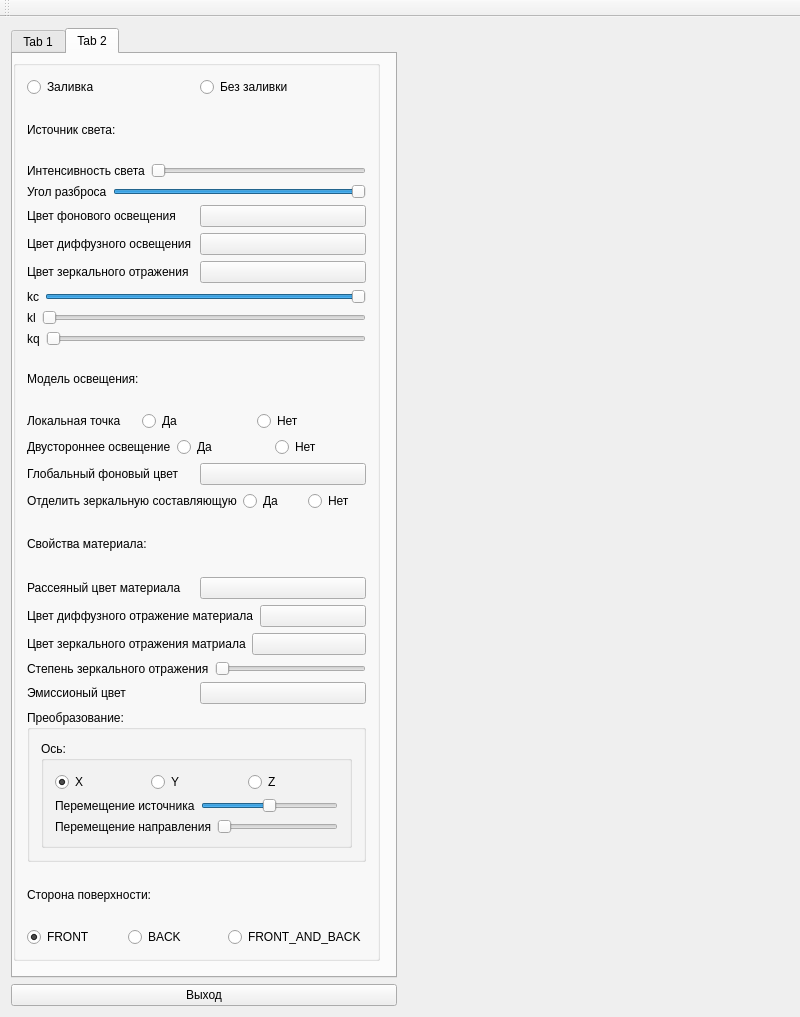
<?xml version="1.0" encoding="UTF-8"?>
<ui version="4.0">
 <class>MainWindow</class>
 <widget class="QMainWindow" name="MainWindow">
  <property name="geometry">
   <rect>
    <x>0</x>
    <y>0</y>
    <width>800</width>
    <height>1017</height>
   </rect>
  </property>
  <property name="minimumSize">
   <size>
    <width>800</width>
    <height>600</height>
   </size>
  </property>
  <property name="windowTitle">
   <string>Lab7</string>
  </property>
  <widget class="QWidget" name="centralWidget">
   <layout class="QHBoxLayout" name="horizontalLayout">
    <item>
     <layout class="QVBoxLayout" name="verticalLayout_2">
      <item>
       <layout class="QVBoxLayout" name="verticalLayout">
        <item>
         <widget class="QTabWidget" name="tabWidget">
          <property name="currentIndex">
           <number>1</number>
          </property>
          <widget class="QWidget" name="tab">
           <attribute name="title">
            <string>Tab 1</string>
           </attribute>
           <widget class="QGroupBox" name="groupBox">
            <property name="geometry">
             <rect>
              <x>0</x>
              <y>0</y>
              <width>251</width>
              <height>721</height>
             </rect>
            </property>
            <property name="title">
             <string>Объект:</string>
            </property>
            <layout class="QVBoxLayout" name="verticalLayout_4">
             <item>
              <widget class="QRadioButton" name="cone_button">
               <property name="text">
                <string>Конус</string>
               </property>
              </widget>
             </item>
             <item>
              <layout class="QHBoxLayout" name="horizontalLayout_5">
               <item>
                <widget class="QLabel" name="label_12">
                 <property name="text">
                  <string>N</string>
                 </property>
                </widget>
               </item>
               <item>
                <widget class="Customslider" name="cone_partition">
                 <property name="minimum">
                  <number>3</number>
                 </property>
                 <property name="maximum">
                  <number>40</number>
                 </property>
                 <property name="value">
                  <number>36</number>
                 </property>
                 <property name="orientation">
                  <enum>Qt::Horizontal</enum>
                 </property>
                </widget>
               </item>
              </layout>
             </item>
             <item>
              <layout class="QHBoxLayout" name="horizontalLayout_4">
               <item>
                <widget class="QLabel" name="label_11">
                 <property name="text">
                  <string>R</string>
                 </property>
                </widget>
               </item>
               <item>
                <widget class="Customslider" name="cone_radius">
                 <property name="minimum">
                  <number>1</number>
                 </property>
                 <property name="maximum">
                  <number>10</number>
                 </property>
                 <property name="value">
                  <number>5</number>
                 </property>
                 <property name="orientation">
                  <enum>Qt::Horizontal</enum>
                 </property>
                </widget>
               </item>
              </layout>
             </item>
             <item>
              <layout class="QHBoxLayout" name="horizontalLayout_8">
               <item>
                <widget class="QLabel" name="label_5">
                 <property name="text">
                  <string>h</string>
                 </property>
                </widget>
               </item>
               <item>
                <widget class="Customslider" name="cone_height">
                 <property name="minimum">
                  <number>1</number>
                 </property>
                 <property name="maximum">
                  <number>40</number>
                 </property>
                 <property name="value">
                  <number>20</number>
                 </property>
                 <property name="orientation">
                  <enum>Qt::Horizontal</enum>
                 </property>
                </widget>
               </item>
              </layout>
             </item>
             <item>
              <widget class="QRadioButton" name="pyramid_button">
               <property name="text">
                <string>Пирамида</string>
               </property>
               <property name="checked">
                <bool>false</bool>
               </property>
              </widget>
             </item>
             <item>
              <layout class="QHBoxLayout" name="horizontalLayout_3">
               <item>
                <widget class="QLabel" name="label_10">
                 <property name="text">
                  <string>N</string>
                 </property>
                </widget>
               </item>
               <item>
                <widget class="Customslider" name="pyramid_partition">
                 <property name="minimum">
                  <number>3</number>
                 </property>
                 <property name="maximum">
                  <number>40</number>
                 </property>
                 <property name="value">
                  <number>6</number>
                 </property>
                 <property name="orientation">
                  <enum>Qt::Horizontal</enum>
                 </property>
                </widget>
               </item>
              </layout>
             </item>
             <item>
              <layout class="QHBoxLayout" name="horizontalLayout_10">
               <item>
                <widget class="QLabel" name="label_7">
                 <property name="text">
                  <string>R</string>
                 </property>
                </widget>
               </item>
               <item>
                <widget class="Customslider" name="pyramid_radius">
                 <property name="minimum">
                  <number>1</number>
                 </property>
                 <property name="maximum">
                  <number>10</number>
                 </property>
                 <property name="value">
                  <number>5</number>
                 </property>
                 <property name="orientation">
                  <enum>Qt::Horizontal</enum>
                 </property>
                </widget>
               </item>
              </layout>
             </item>
             <item>
              <layout class="QHBoxLayout" name="horizontalLayout_11">
               <item>
                <widget class="QLabel" name="label_8">
                 <property name="text">
                  <string>h</string>
                 </property>
                </widget>
               </item>
               <item>
                <widget class="Customslider" name="pyramid_height">
                 <property name="minimum">
                  <number>1</number>
                 </property>
                 <property name="maximum">
                  <number>40</number>
                 </property>
                 <property name="value">
                  <number>20</number>
                 </property>
                 <property name="orientation">
                  <enum>Qt::Horizontal</enum>
                 </property>
                </widget>
               </item>
              </layout>
             </item>
             <item>
              <widget class="QRadioButton" name="cube_button">
               <property name="text">
                <string>Куб</string>
               </property>
               <property name="checked">
                <bool>true</bool>
               </property>
              </widget>
             </item>
             <item>
              <layout class="QHBoxLayout" name="horizontalLayout_15">
               <item>
                <widget class="QLabel" name="label_9">
                 <property name="text">
                  <string>a</string>
                 </property>
                </widget>
               </item>
               <item>
                <widget class="Customslider" name="cube_side">
                 <property name="minimum">
                  <number>1</number>
                 </property>
                 <property name="maximum">
                  <number>20</number>
                 </property>
                 <property name="singleStep">
                  <number>1</number>
                 </property>
                 <property name="value">
                  <number>5</number>
                 </property>
                 <property name="orientation">
                  <enum>Qt::Horizontal</enum>
                 </property>
                </widget>
               </item>
              </layout>
             </item>
             <item>
              <widget class="QRadioButton" name="sphere_button">
               <property name="text">
                <string>Шар</string>
               </property>
              </widget>
             </item>
             <item>
              <layout class="QHBoxLayout" name="horizontalLayout_16">
               <item>
                <widget class="QLabel" name="label_13">
                 <property name="text">
                  <string>Slices</string>
                 </property>
                </widget>
               </item>
               <item>
                <widget class="Customslider" name="sphere_slices">
                 <property name="minimum">
                  <number>1</number>
                 </property>
                 <property name="maximum">
                  <number>30</number>
                 </property>
                 <property name="value">
                  <number>13</number>
                 </property>
                 <property name="orientation">
                  <enum>Qt::Horizontal</enum>
                 </property>
                </widget>
               </item>
              </layout>
             </item>
             <item>
              <layout class="QHBoxLayout" name="horizontalLayout_17">
               <item>
                <widget class="QLabel" name="label_14">
                 <property name="text">
                  <string>Stacks</string>
                 </property>
                </widget>
               </item>
               <item>
                <widget class="Customslider" name="sphere_stacks">
                 <property name="minimum">
                  <number>1</number>
                 </property>
                 <property name="maximum">
                  <number>30</number>
                 </property>
                 <property name="value">
                  <number>26</number>
                 </property>
                 <property name="orientation">
                  <enum>Qt::Horizontal</enum>
                 </property>
                </widget>
               </item>
              </layout>
             </item>
             <item>
              <layout class="QHBoxLayout" name="horizontalLayout_7">
               <item>
                <widget class="QLabel" name="label_4">
                 <property name="text">
                  <string>R</string>
                 </property>
                </widget>
               </item>
               <item>
                <widget class="Customslider" name="sphere_r">
                 <property name="minimum">
                  <number>1</number>
                 </property>
                 <property name="maximum">
                  <number>20</number>
                 </property>
                 <property name="value">
                  <number>5</number>
                 </property>
                 <property name="orientation">
                  <enum>Qt::Horizontal</enum>
                 </property>
                </widget>
               </item>
              </layout>
             </item>
             <item>
              <widget class="QGroupBox" name="groupBox_3">
               <property name="title">
                <string>Ось:</string>
               </property>
               <layout class="QVBoxLayout" name="verticalLayout_5">
                <item>
                 <layout class="QHBoxLayout" name="horizontalLayout_6">
                  <item>
                   <widget class="QRadioButton" name="radioButton_8">
                    <property name="text">
                     <string>X</string>
                    </property>
                    <property name="checked">
                     <bool>true</bool>
                    </property>
                   </widget>
                  </item>
                  <item>
                   <widget class="QRadioButton" name="Y_button">
                    <property name="text">
                     <string>Y</string>
                    </property>
                   </widget>
                  </item>
                  <item>
                   <widget class="QRadioButton" name="Z_button">
                    <property name="text">
                     <string>Z</string>
                    </property>
                   </widget>
                  </item>
                 </layout>
                </item>
               </layout>
              </widget>
             </item>
             <item>
              <widget class="QGroupBox" name="groupBox_2">
               <property name="title">
                <string>Преобразование:</string>
               </property>
               <layout class="QVBoxLayout" name="verticalLayout_3">
                <item>
                 <layout class="QHBoxLayout" name="horizontalLayout_12">
                  <item>
                   <widget class="QLabel" name="label_2">
                    <property name="text">
                     <string>Поворот</string>
                    </property>
                   </widget>
                  </item>
                  <item>
                   <widget class="Customslider" name="rotate_slider">
                    <property name="maximum">
                     <number>360</number>
                    </property>
                    <property name="tracking">
                     <bool>true</bool>
                    </property>
                    <property name="orientation">
                     <enum>Qt::Horizontal</enum>
                    </property>
                   </widget>
                  </item>
                 </layout>
                </item>
                <item>
                 <layout class="QHBoxLayout" name="horizontalLayout_13">
                  <item>
                   <widget class="QLabel" name="label">
                    <property name="text">
                     <string>Перемещение</string>
                    </property>
                   </widget>
                  </item>
                  <item>
                   <widget class="Customslider" name="shift_slider">
                    <property name="maximum">
                     <number>100</number>
                    </property>
                    <property name="value">
                     <number>50</number>
                    </property>
                    <property name="tracking">
                     <bool>true</bool>
                    </property>
                    <property name="orientation">
                     <enum>Qt::Horizontal</enum>
                    </property>
                   </widget>
                  </item>
                 </layout>
                </item>
                <item>
                 <layout class="QHBoxLayout" name="horizontalLayout_14">
                  <item>
                   <widget class="QLabel" name="label_3">
                    <property name="text">
                     <string>Масштабирование</string>
                    </property>
                   </widget>
                  </item>
                  <item>
                   <widget class="Customslider" name="scale_slider">
                    <property name="minimum">
                     <number>0</number>
                    </property>
                    <property name="maximum">
                     <number>100</number>
                    </property>
                    <property name="value">
                     <number>50</number>
                    </property>
                    <property name="tracking">
                     <bool>true</bool>
                    </property>
                    <property name="orientation">
                     <enum>Qt::Horizontal</enum>
                    </property>
                   </widget>
                  </item>
                 </layout>
                </item>
               </layout>
              </widget>
             </item>
            </layout>
           </widget>
          </widget>
          <widget class="QWidget" name="tab_2">
           <attribute name="title">
            <string>Tab 2</string>
           </attribute>
           <widget class="QGroupBox" name="groupBox_5">
            <property name="geometry">
             <rect>
              <x>0</x>
              <y>6</y>
              <width>367</width>
              <height>901</height>
             </rect>
            </property>
            <property name="title">
             <string/>
            </property>
            <layout class="QVBoxLayout" name="verticalLayout_8">
             <item>
              <layout class="QHBoxLayout" name="horizontalLayout_44">
               <item>
                <widget class="QRadioButton" name="fill">
                 <property name="text">
                  <string>Заливка</string>
                 </property>
                 <property name="checked">
                  <bool>true</bool>
                 </property>
                </widget>
               </item>
               <item>
                <widget class="QRadioButton" name="unfill">
                 <property name="text">
                  <string>Без заливки</string>
                 </property>
                 <property name="checked">
                  <bool>false</bool>
                 </property>
                </widget>
               </item>
              </layout>
             </item>
             <item>
              <widget class="QLabel" name="label_18">
               <property name="text">
                <string>Источник света:</string>
               </property>
              </widget>
             </item>
             <item>
              <layout class="QHBoxLayout" name="horizontalLayout_21">
               <item>
                <widget class="QLabel" name="label_19">
                 <property name="text">
                  <string>Интенсивность света</string>
                 </property>
                </widget>
               </item>
               <item>
                <widget class="Customslider" name="spot_exponent">
                 <property name="minimum">
                  <number>0</number>
                 </property>
                 <property name="maximum">
                  <number>128</number>
                 </property>
                 <property name="value">
                  <number>0</number>
                 </property>
                 <property name="orientation">
                  <enum>Qt::Horizontal</enum>
                 </property>
                </widget>
               </item>
              </layout>
             </item>
             <item>
              <layout class="QHBoxLayout" name="horizontalLayout_22">
               <item>
                <widget class="QLabel" name="label_20">
                 <property name="text">
                  <string>Угол разброса</string>
                 </property>
                </widget>
               </item>
               <item>
                <widget class="Customslider" name="spot_cutoff">
                 <property name="minimum">
                  <number>0</number>
                 </property>
                 <property name="maximum">
                  <number>180</number>
                 </property>
                 <property name="value">
                  <number>180</number>
                 </property>
                 <property name="orientation">
                  <enum>Qt::Horizontal</enum>
                 </property>
                </widget>
               </item>
              </layout>
             </item>
             <item>
              <layout class="QHBoxLayout" name="horizontalLayout_23">
               <item>
                <widget class="QLabel" name="label_21">
                 <property name="text">
                  <string>Цвет фонового освещения</string>
                 </property>
                </widget>
               </item>
               <item>
                <widget class="QPushButton" name="ambient_color">
                 <property name="text">
                  <string/>
                 </property>
                </widget>
               </item>
              </layout>
             </item>
             <item>
              <layout class="QHBoxLayout" name="horizontalLayout_24">
               <item>
                <widget class="QLabel" name="label_22">
                 <property name="text">
                  <string>Цвет диффузного освещения</string>
                 </property>
                </widget>
               </item>
               <item>
                <widget class="QPushButton" name="diffuse_color">
                 <property name="text">
                  <string/>
                 </property>
                </widget>
               </item>
              </layout>
             </item>
             <item>
              <layout class="QHBoxLayout" name="horizontalLayout_29">
               <item>
                <widget class="QLabel" name="label_27">
                 <property name="text">
                  <string>Цвет зеркального отражения</string>
                 </property>
                </widget>
               </item>
               <item>
                <widget class="QPushButton" name="specular_color">
                 <property name="text">
                  <string/>
                 </property>
                </widget>
               </item>
              </layout>
             </item>
             <item>
              <layout class="QHBoxLayout" name="horizontalLayout_25">
               <item>
                <widget class="QLabel" name="label_23">
                 <property name="text">
                  <string>kc</string>
                 </property>
                </widget>
               </item>
               <item>
                <widget class="Customslider" name="constant_attenuation">
                 <property name="minimum">
                  <number>0</number>
                 </property>
                 <property name="maximum">
                  <number>10</number>
                 </property>
                 <property name="value">
                  <number>10</number>
                 </property>
                 <property name="orientation">
                  <enum>Qt::Horizontal</enum>
                 </property>
                </widget>
               </item>
              </layout>
             </item>
             <item>
              <layout class="QHBoxLayout" name="horizontalLayout_26">
               <item>
                <widget class="QLabel" name="label_24">
                 <property name="text">
                  <string>kl</string>
                 </property>
                </widget>
               </item>
               <item>
                <widget class="Customslider" name="linear_attenuation">
                 <property name="minimum">
                  <number>0</number>
                 </property>
                 <property name="maximum">
                  <number>10</number>
                 </property>
                 <property name="value">
                  <number>0</number>
                 </property>
                 <property name="orientation">
                  <enum>Qt::Horizontal</enum>
                 </property>
                </widget>
               </item>
              </layout>
             </item>
             <item>
              <layout class="QHBoxLayout" name="horizontalLayout_27">
               <item>
                <widget class="QLabel" name="label_25">
                 <property name="text">
                  <string>kq</string>
                 </property>
                </widget>
               </item>
               <item>
                <widget class="Customslider" name="quadric_attenuation">
                 <property name="minimum">
                  <number>0</number>
                 </property>
                 <property name="maximum">
                  <number>10</number>
                 </property>
                 <property name="value">
                  <number>0</number>
                 </property>
                 <property name="orientation">
                  <enum>Qt::Horizontal</enum>
                 </property>
                </widget>
               </item>
              </layout>
             </item>
             <item>
              <widget class="QLabel" name="label_38">
               <property name="text">
                <string>Модель освещения:</string>
               </property>
              </widget>
             </item>
             <item>
              <layout class="QHBoxLayout" name="horizontalLayout_40">
               <item>
                <widget class="QLabel" name="label_39">
                 <property name="text">
                  <string>Локальная точка</string>
                 </property>
                </widget>
               </item>
               <item>
                <widget class="QRadioButton" name="local_viewer_true">
                 <property name="text">
                  <string>Да</string>
                 </property>
                </widget>
               </item>
               <item>
                <widget class="QRadioButton" name="local_viewer_false">
                 <property name="text">
                  <string>Нет</string>
                 </property>
                 <property name="checked">
                  <bool>true</bool>
                 </property>
                </widget>
               </item>
              </layout>
             </item>
             <item>
              <layout class="QHBoxLayout" name="horizontalLayout_41">
               <item>
                <widget class="QLabel" name="label_40">
                 <property name="text">
                  <string>Двустороннее освещение</string>
                 </property>
                </widget>
               </item>
               <item>
                <widget class="QRadioButton" name="two_side_true">
                 <property name="text">
                  <string>Да</string>
                 </property>
                </widget>
               </item>
               <item>
                <widget class="QRadioButton" name="two_side_false">
                 <property name="text">
                  <string>Нет</string>
                 </property>
                 <property name="checked">
                  <bool>true</bool>
                 </property>
                </widget>
               </item>
              </layout>
             </item>
             <item>
              <layout class="QHBoxLayout" name="horizontalLayout_42">
               <item>
                <widget class="QLabel" name="label_41">
                 <property name="text">
                  <string>Глобальный фоновый цвет</string>
                 </property>
                </widget>
               </item>
               <item>
                <widget class="QPushButton" name="global_ambient">
                 <property name="text">
                  <string/>
                 </property>
                </widget>
               </item>
              </layout>
             </item>
             <item>
              <layout class="QHBoxLayout" name="horizontalLayout_43">
               <item>
                <widget class="QLabel" name="label_42">
                 <property name="text">
                  <string>Отделить зеркальную составляющую</string>
                 </property>
                </widget>
               </item>
               <item>
                <widget class="QRadioButton" name="color_control_true">
                 <property name="text">
                  <string>Да</string>
                 </property>
                </widget>
               </item>
               <item>
                <widget class="QRadioButton" name="color_control_false">
                 <property name="text">
                  <string>Нет</string>
                 </property>
                 <property name="checked">
                  <bool>true</bool>
                 </property>
                </widget>
               </item>
              </layout>
             </item>
             <item>
              <widget class="QLabel" name="label_36">
               <property name="text">
                <string>Свойства материала:</string>
               </property>
              </widget>
             </item>
             <item>
              <layout class="QHBoxLayout" name="horizontalLayout_28">
               <item>
                <widget class="QLabel" name="label_26">
                 <property name="text">
                  <string>Рассеяный цвет материала</string>
                 </property>
                </widget>
               </item>
               <item>
                <widget class="QPushButton" name="ambient_material">
                 <property name="text">
                  <string/>
                 </property>
                </widget>
               </item>
              </layout>
             </item>
             <item>
              <layout class="QHBoxLayout" name="horizontalLayout_30">
               <item>
                <widget class="QLabel" name="label_28">
                 <property name="text">
                  <string>Цвет диффузного отражение материала</string>
                 </property>
                </widget>
               </item>
               <item>
                <widget class="QPushButton" name="diffuse_material">
                 <property name="text">
                  <string/>
                 </property>
                </widget>
               </item>
              </layout>
             </item>
             <item>
              <layout class="QHBoxLayout" name="horizontalLayout_31">
               <item>
                <widget class="QLabel" name="label_29">
                 <property name="text">
                  <string>Цвет зеркального отражения матриала</string>
                 </property>
                </widget>
               </item>
               <item>
                <widget class="QPushButton" name="specular_material">
                 <property name="text">
                  <string/>
                 </property>
                </widget>
               </item>
              </layout>
             </item>
             <item>
              <layout class="QHBoxLayout" name="horizontalLayout_32">
               <item>
                <widget class="QLabel" name="label_30">
                 <property name="text">
                  <string>Степень зеркального отражения</string>
                 </property>
                </widget>
               </item>
               <item>
                <widget class="Customslider" name="shininess">
                 <property name="minimum">
                  <number>0</number>
                 </property>
                 <property name="maximum">
                  <number>128</number>
                 </property>
                 <property name="value">
                  <number>0</number>
                 </property>
                 <property name="orientation">
                  <enum>Qt::Horizontal</enum>
                 </property>
                </widget>
               </item>
              </layout>
             </item>
             <item>
              <layout class="QHBoxLayout" name="horizontalLayout_33">
               <item>
                <widget class="QLabel" name="label_31">
                 <property name="text">
                  <string>Эмиссионый цвет</string>
                 </property>
                </widget>
               </item>
               <item>
                <widget class="QPushButton" name="emission_material">
                 <property name="text">
                  <string/>
                 </property>
                </widget>
               </item>
              </layout>
             </item>
             <item>
              <widget class="QGroupBox" name="groupBox_8">
               <property name="title">
                <string>Преобразование:</string>
               </property>
               <layout class="QVBoxLayout" name="verticalLayout_10">
                <item>
                 <widget class="QGroupBox" name="groupBox_6">
                  <property name="title">
                   <string>Ось:</string>
                  </property>
                  <layout class="QVBoxLayout" name="verticalLayout_9">
                   <item>
                    <layout class="QHBoxLayout" name="horizontalLayout_35">
                     <item>
                      <widget class="QRadioButton" name="light_axis_x">
                       <property name="text">
                        <string>X</string>
                       </property>
                       <property name="checked">
                        <bool>true</bool>
                       </property>
                      </widget>
                     </item>
                     <item>
                      <widget class="QRadioButton" name="light_axis_y">
                       <property name="text">
                        <string>Y</string>
                       </property>
                      </widget>
                     </item>
                     <item>
                      <widget class="QRadioButton" name="light_axis_z">
                       <property name="text">
                        <string>Z</string>
                       </property>
                      </widget>
                     </item>
                    </layout>
                   </item>
                   <item>
                    <layout class="QHBoxLayout" name="horizontalLayout_38">
                     <item>
                      <widget class="QLabel" name="label_34">
                       <property name="text">
                        <string>Перемещение источника</string>
                       </property>
                      </widget>
                     </item>
                     <item>
                      <widget class="Customslider" name="shift_slider_light">
                       <property name="maximum">
                        <number>100</number>
                       </property>
                       <property name="value">
                        <number>50</number>
                       </property>
                       <property name="tracking">
                        <bool>true</bool>
                       </property>
                       <property name="orientation">
                        <enum>Qt::Horizontal</enum>
                       </property>
                      </widget>
                     </item>
                    </layout>
                   </item>
                   <item>
                    <layout class="QHBoxLayout" name="horizontalLayout_37">
                     <item>
                      <widget class="QLabel" name="label_33">
                       <property name="text">
                        <string>Перемещение направления</string>
                       </property>
                      </widget>
                     </item>
                     <item>
                      <widget class="Customslider" name="shift_slider_direction">
                       <property name="maximum">
                        <number>360</number>
                       </property>
                       <property name="tracking">
                        <bool>true</bool>
                       </property>
                       <property name="orientation">
                        <enum>Qt::Horizontal</enum>
                       </property>
                      </widget>
                     </item>
                    </layout>
                   </item>
                  </layout>
                 </widget>
                </item>
               </layout>
              </widget>
             </item>
             <item>
              <widget class="QLabel" name="label_37">
               <property name="text">
                <string>Сторона поверхности:</string>
               </property>
              </widget>
             </item>
             <item>
              <layout class="QHBoxLayout" name="horizontalLayout_36">
               <item>
                <widget class="QRadioButton" name="front_face">
                 <property name="text">
                  <string>FRONT</string>
                 </property>
                 <property name="checked">
                  <bool>true</bool>
                 </property>
                </widget>
               </item>
               <item>
                <widget class="QRadioButton" name="back_face">
                 <property name="text">
                  <string>BACK</string>
                 </property>
                </widget>
               </item>
               <item>
                <widget class="QRadioButton" name="front_and_back_face">
                 <property name="text">
                  <string>FRONT_AND_BACK</string>
                 </property>
                </widget>
               </item>
              </layout>
             </item>
            </layout>
           </widget>
          </widget>
         </widget>
        </item>
       </layout>
      </item>
      <item>
       <widget class="QPushButton" name="pushButton">
        <property name="text">
         <string>Выход</string>
        </property>
       </widget>
      </item>
     </layout>
    </item>
    <item>
     <widget class="GLWidget" name="GLwidget" native="true">
      <property name="sizePolicy">
       <sizepolicy hsizetype="Expanding" vsizetype="Preferred">
        <horstretch>0</horstretch>
        <verstretch>0</verstretch>
       </sizepolicy>
      </property>
     </widget>
    </item>
   </layout>
  </widget>
  <widget class="QToolBar" name="mainToolBar">
   <attribute name="toolBarArea">
    <enum>TopToolBarArea</enum>
   </attribute>
   <attribute name="toolBarBreak">
    <bool>false</bool>
   </attribute>
  </widget>
 </widget>
 <layoutdefault spacing="6" margin="11"/>
 <customwidgets>
  <customwidget>
   <class>GLWidget</class>
   <extends>QWidget</extends>
   <header>glwidget.h</header>
   <container>1</container>
  </customwidget>
  <customwidget>
   <class>Customslider</class>
   <extends>QSlider</extends>
   <header>customslider.h</header>
  </customwidget>
 </customwidgets>
 <resources/>
 <connections>
  <connection>
   <sender>pushButton</sender>
   <signal>released()</signal>
   <receiver>MainWindow</receiver>
   <slot>close()</slot>
   <hints>
    <hint type="sourcelabel">
     <x>47</x>
     <y>570</y>
    </hint>
    <hint type="destinationlabel">
     <x>49</x>
     <y>458</y>
    </hint>
   </hints>
  </connection>
 </connections>
</ui>
